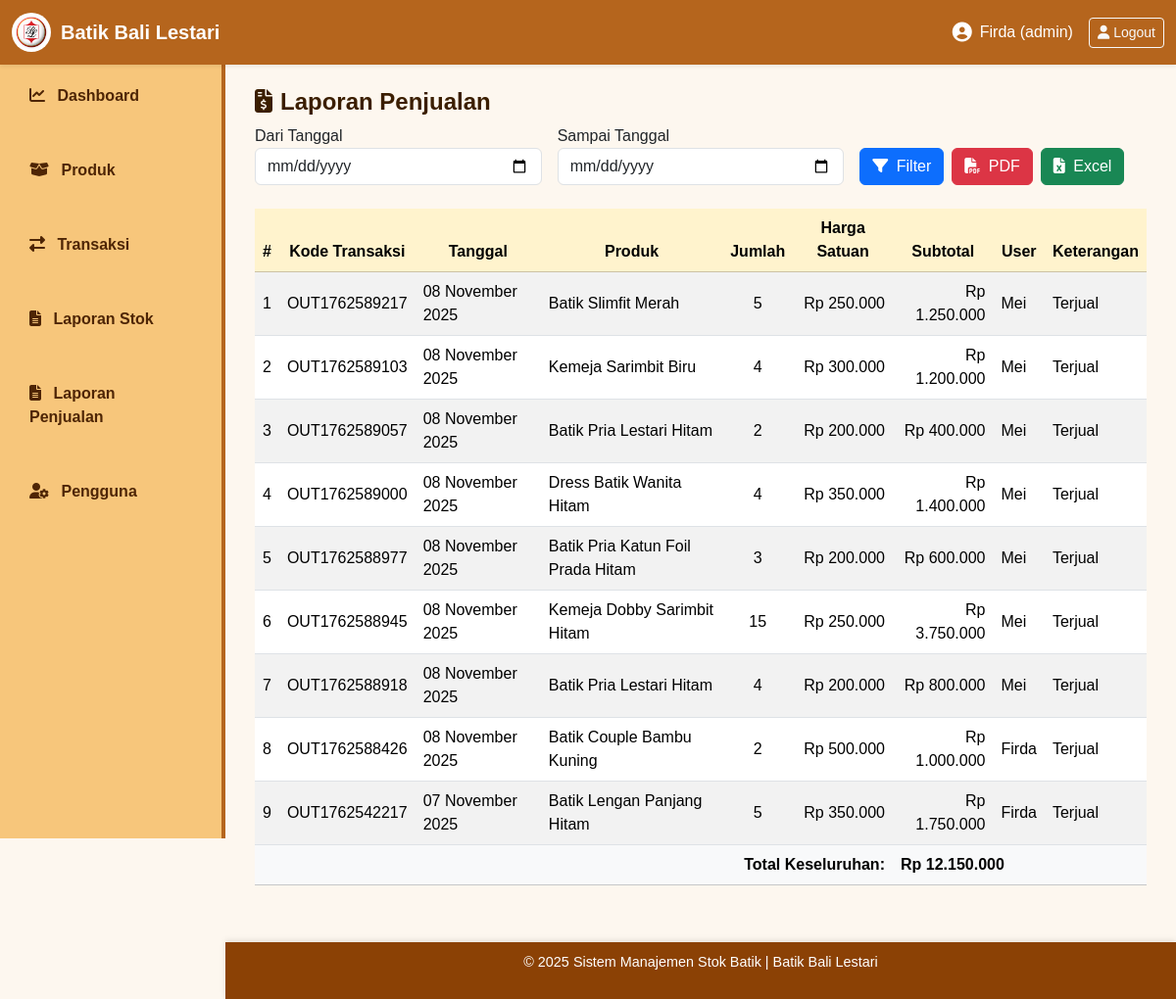
The page /views/laporan/laporan_penjualan.php (signed in) on the database its author committed.
### tables this page shows
CREATE TABLE `detail_transaksi` (
  `id_detail` int(11) NOT NULL,
  `id_transaksi` int(11) DEFAULT NULL,
  `id_produk` int(11) DEFAULT NULL,
  `jumlah` int(11) NOT NULL,
  `harga_satuan` decimal(12,2) NOT NULL,
  `subtotal` decimal(12,2) GENERATED ALWAYS AS (`jumlah` * `harga_satuan`) STORED
);

CREATE TABLE `transaksi` (
  `id_transaksi` int(11) NOT NULL,
  `kode_transaksi` varchar(50) NOT NULL,
  `tanggal_transaksi` date NOT NULL,
  `jenis_transaksi` enum('masuk','keluar') NOT NULL,
  `id_user` int(11) DEFAULT NULL,
  `keterangan` text DEFAULT NULL,
  `total_harga` decimal(12,2) DEFAULT 0.00
);

CREATE TABLE `produk` (
  `id_produk` int(11) NOT NULL,
  `id_kategori` int(11) DEFAULT NULL,
  `kode_produk` varchar(50) NOT NULL,
  `nama_produk` varchar(100) NOT NULL,
  `jenis_batik` varchar(100) DEFAULT NULL,
  `harga` decimal(12,2) NOT NULL,
  `stok` int(11) DEFAULT 0,
  `lokasi_simpan` varchar(100) DEFAULT NULL,
  `foto_produk` varchar(255) DEFAULT NULL,
  `tanggal_ditambahkan` datetime DEFAULT current_timestamp()
);

CREATE TABLE `users` (
  `id_user` int(11) NOT NULL,
  `nama_lengkap` varchar(100) NOT NULL,
  `username` varchar(50) NOT NULL,
  `password` varchar(255) NOT NULL,
  `role` enum('admin','staf_gudang','kasir','owner') DEFAULT 'admin',
  `email` varchar(100) DEFAULT NULL,
  `tanggal_dibuat` datetime DEFAULT current_timestamp(),
  `status_aktif` enum('aktif','nonaktif') DEFAULT 'aktif'
);

### config/helper.php (called while the page is built, shortened)
<?php
function tgl_indo($tanggal) {
    $bulan = [
        1 => 'Januari', 'Februari', 'Maret', 'April', 'Mei', 'Juni',
        'Juli', 'Agustus', 'September', 'Oktober', 'November', 'Desember'
    ];
    $split = explode('-', $tanggal);
    return $split[2] . ' ' . $bulan[(int)$split[1]] . ' ' . $split[0];
}
function rupiah($angka) {
    return "Rp " . number_format($angka, 0, ',', '.');
}
?>

### views/laporan/laporan_penjualan.php (the view, shortened to what this page needs)
<?php
include '../../config/koneksi.php';
include '../../config/helper.php';
include '../includes/header.php';
$where = "";
$q = mysqli_query($conn, "
  SELECT
    t.kode_transaksi,
    t.tanggal_transaksi,
    t.keterangan,
    u.nama_lengkap,
    p.nama_produk,
    d.jumlah,
    d.harga_satuan,
    (d.jumlah * d.harga_satuan) AS subtotal
  FROM detail_transaksi d
  INNER JOIN transaksi t ON d.id_transaksi = t.id_transaksi
  INNER JOIN produk p ON d.id_produk = p.id_produk
  LEFT JOIN users u ON t.id_user = u.id_user
  WHERE t.jenis_transaksi = 'keluar' $where
  ORDER BY t.tanggal_transaksi DESC, t.id_transaksi DESC
");
?>
<h4><i class="fa-solid fa-file-invoice-dollar me-2"></i>Laporan Penjualan</h4>
<form method="GET" class="row g-3 mb-4">
  <div class="col-md-4">
    <label>Dari Tanggal</label>
    <input type="date" name="tanggal_dari" class="form-control" value="<?= $_GET['tanggal_dari'] ?? ''; ?>">
  </div>
  <div class="col-md-4">
    <label>Sampai Tanggal</label>
    <input type="date" name="tanggal_sampai" class="form-control" value="<?= $_GET['tanggal_sampai'] ?? ''; ?>">
  </div>
  <div class="col-md-4 d-flex align-items-end">
    <button class="btn btn-primary me-2"><i class="fa-solid fa-filter me-1"></i> Filter</button>
    <a href="export_pdf_penjualan.php?type=penjualan_detail<?= !empty($_GET['tanggal_dari']) ? '&tanggal_dari='.$_GET['tanggal_dari'].'&tanggal_sampai='.$_GET['tanggal_sampai'] : ''; ?>"
       class="btn btn-danger"><i class="fa-solid fa-file-pdf me-1"></i> PDF</a>
    <a href="export_excel_penjualan.php?type=penjualan_detail<?= !empty($_GET['tanggal_dari']) ? '&tanggal_dari='.$_GET['tanggal_dari'].'&tanggal_sampai='.$_GET['tanggal_sampai'] : ''; ?>"
       class="btn btn-success ms-2"><i class="fa-solid fa-file-excel me-1"></i> Excel</a>
  </div>
</form>
<div class="table-responsive">
  <table class="table table-striped table-hover align-middle">
    <thead class="table-warning text-center">
      <tr>
        <th>#</th>
        <th>Kode Transaksi</th>
        <th>Tanggal</th>
        <th>Produk</th>
        <th>Jumlah</th>
        <th>Harga Satuan</th>
        <th>Subtotal</th>
        <th>User</th>
        <th>Keterangan</th>
      </tr>
    </thead>
    <tbody>
      <?php
      $no = 1;
      $grand_total = 0;
      while ($r = mysqli_fetch_assoc($q)):
        $grand_total += $r['subtotal'];
      ?>
      <tr>
        <td class="text-center"><?= $no++; ?></td>
        <td><?= htmlspecialchars($r['kode_transaksi']); ?></td>
        <td><?= tgl_indo($r['tanggal_transaksi']); ?></td>
        <td><?= htmlspecialchars($r['nama_produk']); ?></td>
        <td class="text-center"><?= (int)$r['jumlah']; ?></td>
        <td class="text-end"><?= rupiah($r['harga_satuan']); ?></td>
        <td class="text-end"><?= rupiah($r['subtotal']); ?></td>
        <td><?= htmlspecialchars($r['nama_lengkap'] ?? '-'); ?></td>
        <td><?= htmlspecialchars($r['keterangan'] ?? '-'); ?></td>
      </tr>
      <?php endwhile; ?>
    </tbody>
    <tfoot class="table-light fw-bold">
      <tr>
        <td colspan="6" class="text-end">Total Keseluruhan:</td>
        <td colspan="3" class="text-start"><?= rupiah($grand_total); ?></td>
      </tr>
    </tfoot>
  </table>
</div>
<?php include '../includes/footer.php'; ?>

### assets/css/style.css (style rules this page uses)
body { font-family: "Poppins", sans-serif; background-color: #fdf7ef; margin: 0; padding: 0; overflow-x: hidden; }
h1, h2, h3, h4, h5 { color: #3b1e00; font-weight: 600; }
a { text-decoration: none; }

### rows shown on the page
detail_transaksi: id_transaksi.kode_transaksi "OUT1762589217", id_transaksi.tanggal_transaksi "08 November 2025", id_produk.nama_produk "Batik Slimfit Merah", jumlah "5", harga_satuan "Rp 250.000", subtotal "Rp 1.250.000", users.nama_lengkap "Mei", id_transaksi.keterangan "Terjual"
detail_transaksi: id_transaksi.kode_transaksi "OUT1762589103", id_transaksi.tanggal_transaksi "08 November 2025", id_produk.nama_produk "Kemeja Sarimbit Biru", jumlah "4", harga_satuan "Rp 300.000", subtotal "Rp 1.200.000", users.nama_lengkap "Mei", id_transaksi.keterangan "Terjual"
detail_transaksi: id_transaksi.kode_transaksi "OUT1762589057", id_transaksi.tanggal_transaksi "08 November 2025", id_produk.nama_produk "Batik Pria Lestari Hitam", jumlah "2", harga_satuan "Rp 200.000", subtotal "Rp 400.000", users.nama_lengkap "Mei", id_transaksi.keterangan "Terjual"
detail_transaksi: id_transaksi.kode_transaksi "OUT1762589000", id_transaksi.tanggal_transaksi "08 November 2025", id_produk.nama_produk "Dress Batik Wanita Hitam", jumlah "4", harga_satuan "Rp 350.000", subtotal "Rp 1.400.000", users.nama_lengkap "Mei", id_transaksi.keterangan "Terjual"
detail_transaksi: id_transaksi.kode_transaksi "OUT1762588977", id_transaksi.tanggal_transaksi "08 November 2025", id_produk.nama_produk "Batik Pria Katun Foil Prada Hitam", jumlah "3", harga_satuan "Rp 200.000", subtotal "Rp 600.000", users.nama_lengkap "Mei", id_transaksi.keterangan "Terjual"
detail_transaksi: id_transaksi.kode_transaksi "OUT1762588945", id_transaksi.tanggal_transaksi "08 November 2025", id_produk.nama_produk "Kemeja Dobby Sarimbit Hitam", jumlah "15", harga_satuan "Rp 250.000", subtotal "Rp 3.750.000", users.nama_lengkap "Mei", id_transaksi.keterangan "Terjual"
detail_transaksi: id_transaksi.kode_transaksi "OUT1762588918", id_transaksi.tanggal_transaksi "08 November 2025", id_produk.nama_produk "Batik Pria Lestari Hitam", jumlah "4", harga_satuan "Rp 200.000", subtotal "Rp 800.000", users.nama_lengkap "Mei", id_transaksi.keterangan "Terjual"
detail_transaksi: id_transaksi.kode_transaksi "OUT1762588426", id_transaksi.tanggal_transaksi "08 November 2025", id_produk.nama_produk "Batik Couple Bambu Kuning", jumlah "2", harga_satuan "Rp 500.000", subtotal "Rp 1.000.000", users.nama_lengkap "Firda", id_transaksi.keterangan "Terjual"
detail_transaksi: id_transaksi.kode_transaksi "OUT1762542217", id_transaksi.tanggal_transaksi "07 November 2025", id_produk.nama_produk "Batik Lengan Panjang Hitam", jumlah "5", harga_satuan "Rp 350.000", subtotal "Rp 1.750.000", users.nama_lengkap "Firda", id_transaksi.keterangan "Terjual"

### other values the page prints
$_SESSION['nama_lengkap'] "Firda"
$_SESSION['role'] "admin"
rupiah($grand_total) "Rp 12.150.000"
